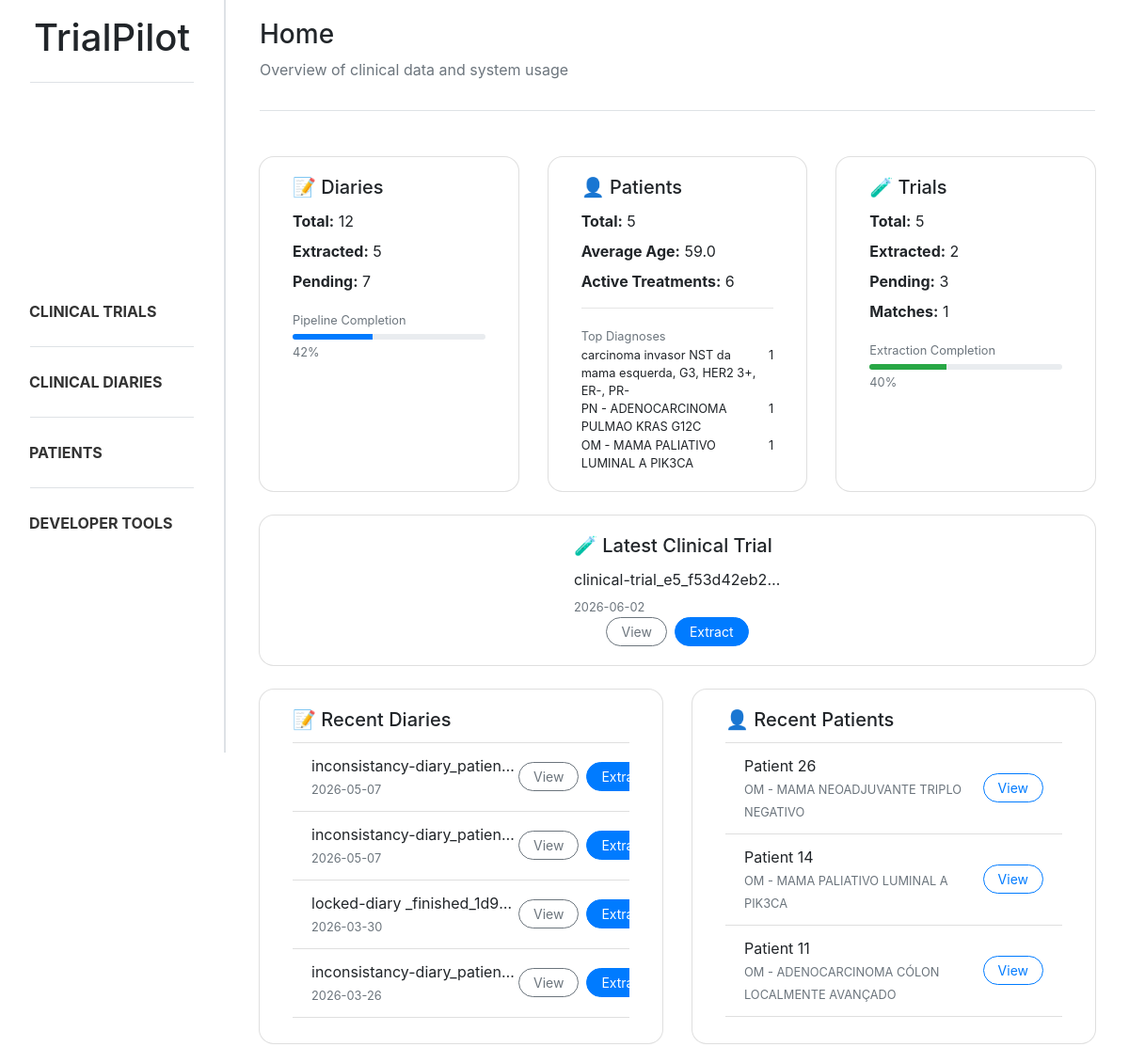
The page / on the database its author committed.
### trialpilot/models.py (models this page shows, shortened)
class Document(models.Model):
    class DocumentType(models.TextChoices):
        CLINICAL_DIARY = "diary", "Clinical Diary"
        CLINICAL_TRIAL = "trial", "Clinical Trial"
    title = models.CharField(max_length=255)
    type = models.CharField(max_length=20, choices=DocumentType.choices)
    extracted = models.BooleanField(default=False)
    created_at = models.DateTimeField(auto_now_add=True)
    updated_at = models.DateTimeField(auto_now=True)

class Patient_profile(models.Model):
    class GenderType(models.TextChoices):
        MALE = "male", "Male"
        FEMALE = "female", "Female"
    class pathologyGroupType(models.TextChoices):
        CABECAPESCOCO = "cabeca_pescoco", "Cabeça e Pescoço"
        DERMATOLOGIA = "dermatologia", "Dermatologia"
        DIGESTIVO = "digestivo", "Digestivo"
        GINECOLOGIA = "ginecologia", "Ginecologia"
        MAMA = "mama", "Mama"
        ONCOLOGIA_PEDIATRICA = "oncologia_pediatrica", "Oncologia Pediátrica"
        PELE = "pele", "Pele"
        PNEUMOLOGIA = "pneumologia", "Pneumologia"
        SNC = "snc", "Tumores do Sistema Nervoso Central"
        TNE = "tne", "Tumores Neuroendócrinos"
    document = models.ForeignKey(Document, on_delete=models.CASCADE, related_name="patient_profiles")
    age = models.IntegerField(null=True, blank=True)
    gender = models.CharField(max_length=10, choices=GenderType.choices, null=True, blank=True)
    ecog_ps = models.IntegerField(null=True, blank=True)
    diagnosis = models.CharField(max_length=255, null=True, blank=True)
    diagnosis_date = models.DateField(null=True, blank=True)
    molecular_status = models.CharField(max_length=255, null=True, blank=True)
    stage = models.CharField(max_length=50, null=True, blank=True)
    control = models.CharField(max_length=255, null=True, blank=True)
    created_at = models.DateTimeField(auto_now_add=True)
    pathology_group = models.CharField(max_length=255, null=True, blank=True, choices=pathologyGroupType.choices)

### trialpilot/views.py (the view)
# urls.py: path('', index, name='index'),
def index(request):
    n_diaries = Document.objects.filter(type=Document.DocumentType.CLINICAL_DIARY).count()
    n_diaries_extracted = Document.objects.filter(type=Document.DocumentType.CLINICAL_DIARY, extracted=True).count()
    n_diaries_pending = n_diaries - n_diaries_extracted
    diary_completion = (n_diaries_extracted / n_diaries * 100) if n_diaries > 0 else 0
    last_five_diaries = Document.objects.filter(type=Document.DocumentType.CLINICAL_DIARY, extracted=False).order_by("-created_at")[:5]
    n_patients = Patient_profile.objects.count()
    avg_age = Patient_profile.objects.aggregate(Avg('age'))['age__avg']
    top_diagnoses = (
        Patient_profile.objects.values('diagnosis')
        .annotate(count=Count('id'))
        .order_by('-count')[:3]
    )
    active_treatments = Treatment.objects.filter(end_date__isnull=True).count()
    last_five_patients = Patient_profile.objects.order_by('-created_at')[:5]
    n_trials = Document.objects.filter(type=Document.DocumentType.CLINICAL_TRIAL).count()
    n_trials_extracted = Document.objects.filter(type=Document.DocumentType.CLINICAL_TRIAL, extracted=True).count()
    n_trials_pending = n_trials - n_trials_extracted
    trial_completion = (n_trials_extracted / n_trials * 100) if n_trials > 0 else 0
    n_matches = Patient_trial_match.objects.count()
    last_trial = Document.objects.filter(type=Document.DocumentType.CLINICAL_TRIAL, extracted=False).order_by("-created_at").first()
    return render(request, 'trialpilot/index.html', {
        'n_diaries': n_diaries,
        'n_diaries_extracted': n_diaries_extracted,
        'n_diaries_pending': n_diaries_pending,
        'diary_completion': diary_completion,
        'last_five_diaries': last_five_diaries,
        'n_patients': n_patients,
        'avg_age': avg_age,
        'top_diagnoses': top_diagnoses,
        'active_treatments': active_treatments,
        'last_five_patients': last_five_patients,
        'n_trials': n_trials,
        'n_trials_extracted': n_trials_extracted,
        'n_trials_pending': n_trials_pending,
        'trial_completion': trial_completion,
        'n_matches': n_matches,
        'last_trial': last_trial
    })

### trialpilot/templates/trialpilot/index.html (shortened to what this page needs)
{% extends "trialpilot/base.html" %}
{% block content %}
<div class="d-flex flex-column mb-4 ml-3 mr-3">
    <div>
        <h3>Home</h3>
        <p class="text-muted">Overview of clinical data and system usage</p>
    </div>
    <div class="sidebar-divider mb-4"></div>
</div>
<div class="container mt-4">
    <div class="row g-4">
        <div class="col-md-4">
            <div class="card shadow-sm rounded-ui hover-card h-100">
                <div class="card-body">
                    <h5 class="card-title">📝 Diaries</h5>
                    <div class="mb-2">
                        <strong>Total:</strong> {{ n_diaries }}
                    </div>
                    <div class="mb-2">
                        <strong>Extracted:</strong> {{ n_diaries_extracted }}
                    </div>
                    <div class="mb-2">
                        <strong>Pending:</strong> {{ n_diaries_pending }}
                    </div>
                    <div class="mt-3">
                        <small class="text-muted">Pipeline Completion</small>
                        <div class="progress mt-1" style="height:6px;">
                            <div class="progress-bar" style="width: {{ diary_completion }}%">
                            </div>
                        </div>
                        <small class="text-muted">{{ diary_completion|floatformat:0 }}%</small>
                    </div>
                </div>
            </div>
        </div>
        <div class="col-md-4">
            <div class="card shadow-sm rounded-ui hover-card h-100">
                <div class="card-body">
                    <h5 class="card-title">👤 Patients</h5>
                    <div class="mb-2">
                        <strong>Total:</strong> {{ n_patients }}
                    </div>
                    <div class="mb-2">
                        <strong>Average Age:</strong> {{ avg_age|floatformat:1 }}
                    </div>
                    <div class="mb-2">
                        <strong>Active Treatments:</strong> {{ active_treatments }}
                    </div>
                    <hr>
                    <small class="text-muted">Top Diagnoses</small>
                    {% for diag in top_diagnoses %}
                    <div class="d-flex justify-content-between small">
                        <span>{{ diag.diagnosis }}</span>
                        <span>{{ diag.count }}</span>
                    </div>
                    {% endfor %}
                </div>
            </div>
        </div>
        <div class="col-md-4">
            <div class="card shadow-sm rounded-ui hover-card h-100">
                <div class="card-body">
                    <h5 class="card-title">🧪 Trials</h5>
                    <div class="mb-2">
                        <strong>Total:</strong> {{ n_trials }}
                    </div>
                    <div class="mb-2">
                        <strong>Extracted:</strong> {{ n_trials_extracted }}
                    </div>
                    <div class="mb-2">
                        <strong>Pending:</strong> {{ n_trials_pending }}
                    </div>
                    <div class="mb-2">
                        <strong>Matches:</strong> {{ n_matches }}
                    </div>
                    <div class="mt-3">
                        <small class="text-muted">Extraction Completion</small>
                        <div class="progress mt-1" style="height:6px;">
                            <div class="progress-bar bg-success" style="width: {{ trial_completion }}%">
                            </div>
                        </div>
                        <small class="text-muted">{{ trial_completion|floatformat:0 }}%</small>
                    </div>
                </div>
            </div>
        </div>
    </div>
    <div class="card shadow-sm mt-4 rounded-ui hover-card">
        <div class="card-body d-flex justify-content-between align-items-center">
            <div>
                <h5 class="card-title">🧪 Latest Clinical Trial</h5>
                {% if last_trial %}
                <p class="mb-1 truncate-text" title="{{ last_trial.title }}">{{ last_trial.title }}</p>
                <small class="text-muted">{{ last_trial.created_at|date:"Y-m-d" }}</small>
                {% else %}
                <p class="text-muted mb-0">No trials available.</p>
                {% endif %}
            </div>
            {% if last_trial %}
            <div class="d-flex">
                <a href="{% url 'trial_details' last_trial.id %}"
                    class="btn btn-outline-secondary btn-sm mr-2 rounded-ui">
                    View
                </a>
                <a href="{% url 'criteria_extraction' last_trial.id %}" class="btn btn-primary btn-sm rounded-ui">
                    Extract
                </a>
            </div>
            {% endif %}
        </div>
    </div>
    <div class="row mt-4 align-items-stretch">
        <div class="col-md-6 d-flex">
            <div class="card shadow-sm rounded-ui hover-card w-100">
                <div class="card-body">
                    <h5 class="card-title">📝 Recent Diaries</h5>
                    <ul class="list-group list-group-flush">
                        {% for d in last_five_diaries %}
                        <li class="list-group-item d-flex justify-content-between align-items-center">
                            <div>
                                <div class="truncate-text" title="{{ d.title }}">{{ d.title }}</div>
                                <small class="text-muted">{{ d.created_at|date:"Y-m-d" }}</small>
                            </div>
                            <div class="d-flex">
                                <a href="{% url 'diary_details' d.id %}"
                                    class="btn btn-outline-secondary btn-sm  mr-2 rounded-ui">
                                    View
                                </a>
                                <a href="{% url 'parameter_extraction' d.id %}"
                                    class="btn btn-primary btn-sm rounded-ui">
                                    Extract
                                </a>
                            </div>
                        </li>
                        {% empty %}
                        <li class="list-group-item">No diaries available.</li>
                        {% endfor %}
                    </ul>
                </div>
            </div>
        </div>
        <div class="col-md-6 d-flex">
            <div class="card shadow-sm rounded-ui hover-card w-100">
                <div class="card-body">
                    <h5 class="card-title">👤 Recent Patients</h5>
                    <ul class="list-group list-group-flush">
                        {% for p in last_five_patients %}
                        <li class="list-group-item d-flex justify-content-between align-items-center
                            patient-card-trigger" data-id="{{ p.id }}" data-age="{{ p.age }}"
                            data-ecog="{{ p.ecog_ps }}" data-diagnosis="{{ p.diagnosis }}"
                            data-date="{{ p.diagnosis_date }}" data-molecular="{{ p.molecular_status }}"
                            data-stage="{{ p.stage }}" data-control="{{ p.control }}" data-treatments='[
                            ]'>
                            <div>
                                <div>Patient {{ p.id }}</div>
                                <small class="text-muted">{{ p.diagnosis }}</small>
                            </div>
                            <div>
                                <button class="btn btn-outline-primary btn-sm view-patient-btn rounded-ui">
                                    View
                                </button>
                            </div>
                        </li>
                        {% empty %}
                        <li class="list-group-item">No patients available.</li>
                        {% endfor %}
                    </ul>
                </div>
            </div>
        </div>
    </div>
</div>
{% endblock %}

### static/css/style.css (style rules this page uses)
body { overflow-x: hidden; }
html, body { height: 100%; }
.sidebar-divider { height: 1px; background-color: #dee2e6; margin-bottom: 15px; margin-top: 15px; }
.rounded-ui { border-radius: 1rem !important; padding-left: 15px; padding-right: 15px; }
.hover-card { transition: all 0.2s ease-in-out; cursor: pointer; }
.card-body { display: flex; flex-direction: column; justify-content: center; }
.card-body { display: block; }
.truncate-text { max-width: 220px; white-space: nowrap; overflow: hidden; text-overflow: ellipsis; }
.card-body ul { max-height: 300px; overflow-y: auto; }

### rows shown on the page
Document: title "clinical-trial_e5_f53d42eb2…", created_at "2026-06-02"
Document: title "inconsistancy-diary_patien…", created_at "2026-05-07"
Document: title "inconsistancy-diary_patien…", created_at "2026-05-07"
Document: title "locked-diary _finished_1d9…", created_at "2026-03-30"
Document: title "inconsistancy-diary_patien…", created_at "2026-03-26"
Patient_profile: id "26", diagnosis "OM - MAMA NEOADJUVANTE TRIPLO NEGATIVO"
Patient_profile: id "14", diagnosis "OM - MAMA PALIATIVO LUMINAL A PIK3CA"
Patient_profile: id "11", diagnosis "OM - ADENOCARCINOMA CÓLON LOCALMENTE AVANÇADO"

### other values the page prints
{{ n_diaries }} "12"
{{ n_diaries_extracted }} "5"
{{ n_diaries_pending }} "7"
{{ diary_completion|floatformat:0 }} "42"
{{ n_patients }} "5"
{{ avg_age|floatformat:1 }} "59.0"
{{ active_treatments }} "6"
{{ diag.diagnosis }} "carcinoma invasor NST da mama esquerda, G3, HER2 3+, ER-, PR-" "PN - ADENOCARCINOMA PULMAO KRAS G12C" "OM - MAMA PALIATIVO LUMINAL A PIK3CA"
{{ diag.count }} "1" "1" "1"
{{ n_trials }} "5"
{{ n_trials_extracted }} "2"
{{ n_trials_pending }} "3"
{{ n_matches }} "1"
{{ trial_completion|floatformat:0 }} "40"
